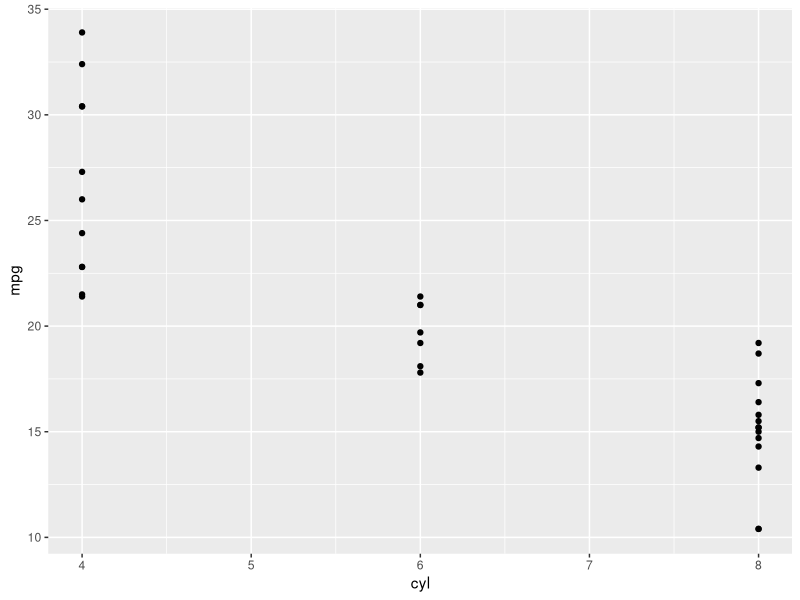
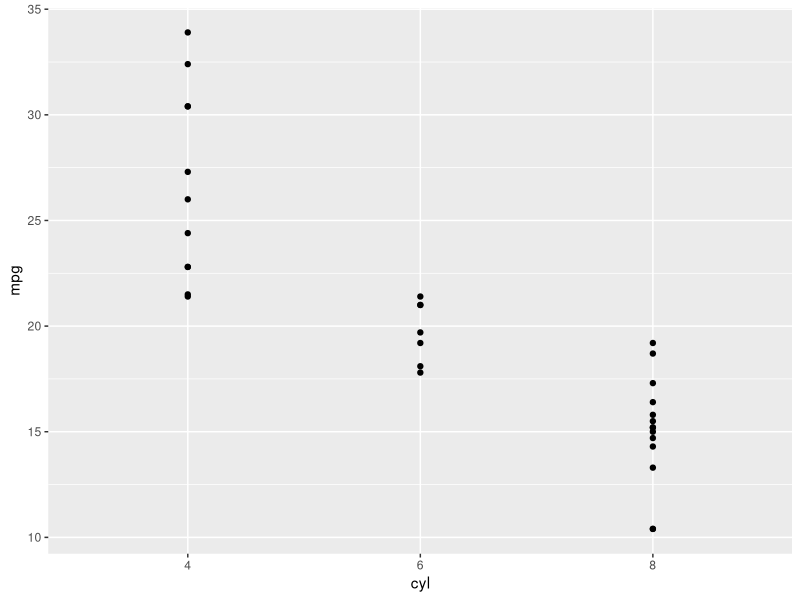
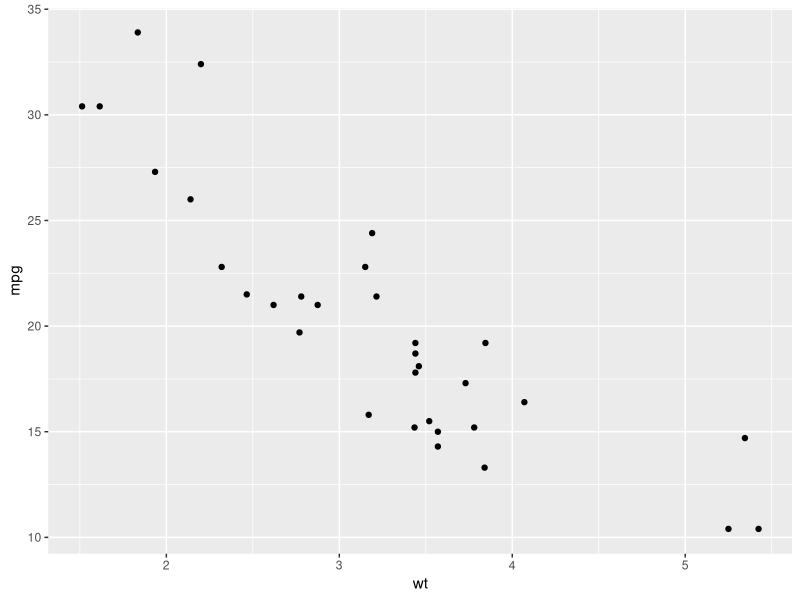
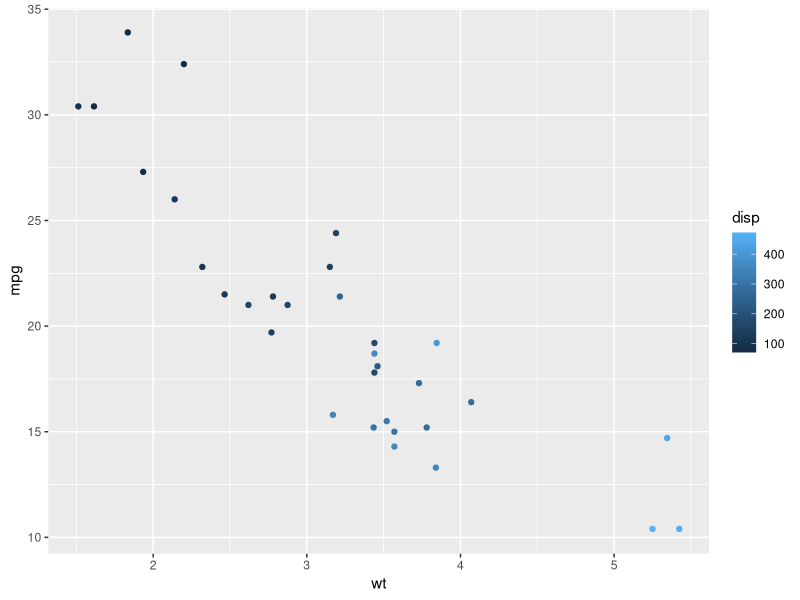
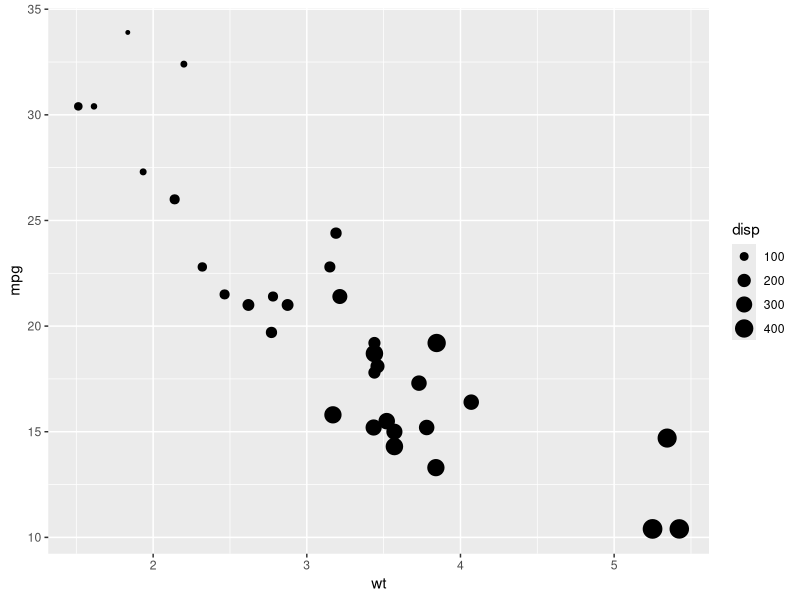
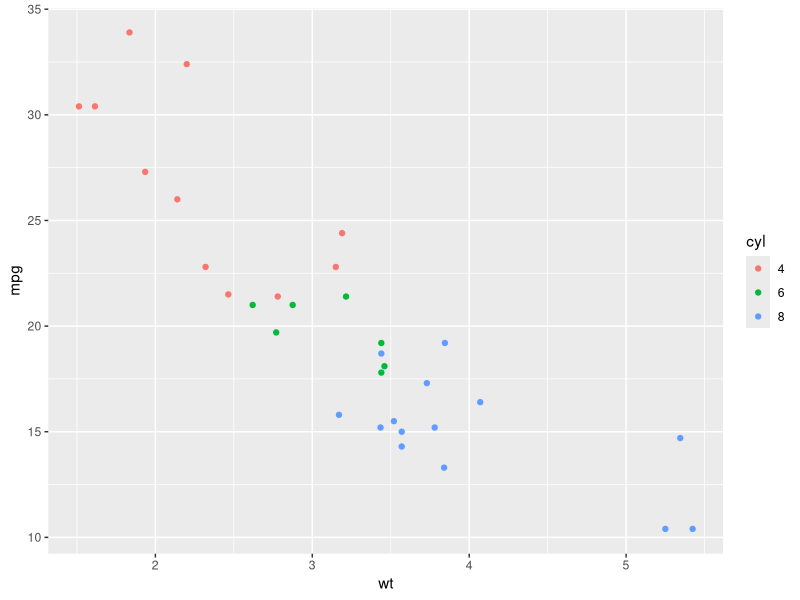
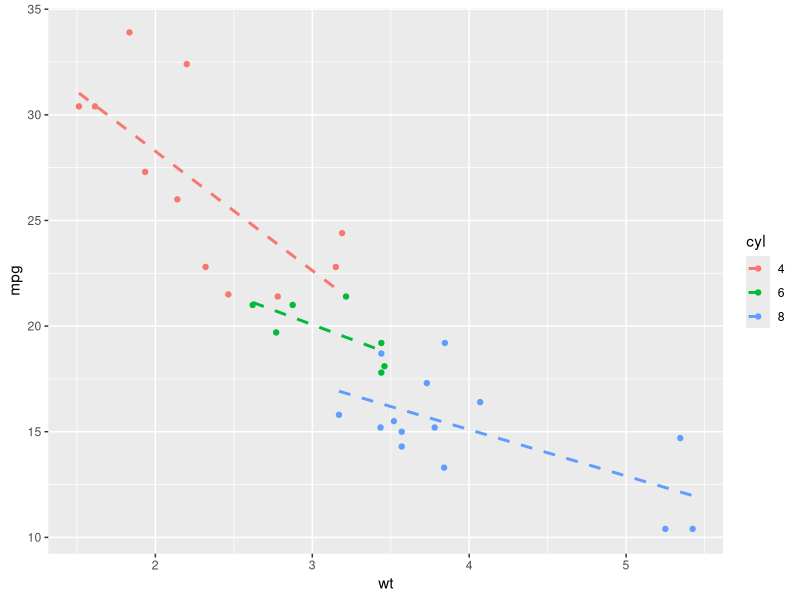
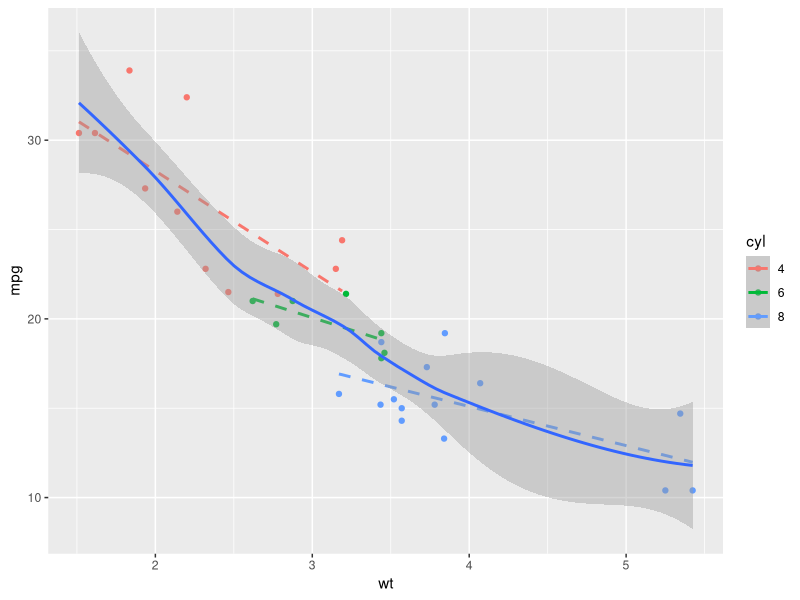

These figures' R source, in order: (Note: this script raises an error after producing the figures.)
library(ggplot2)
library(tidyr)


str(mtcars)
names(mtcars)
head(mtcars)
tail(mtcars)
dim(mtcars)

# plot 1
ggplot(mtcars, aes(x = cyl, y = mpg)) + geom_point()

# cyl is a factor
mtcars$cyl <- factor(mtcars$cyl)
str(mtcars)

ggplot(mtcars, aes(x = cyl, y = mpg)) + geom_point()

ggplot(mtcars, aes(x = wt, y = mpg)) +
    geom_point()

# color dependent on disp
ggplot(mtcars, aes(x = wt, y = mpg, col = disp)) + geom_point()

# size dependent on disp
ggplot(mtcars, aes(x = wt, y = mpg, size = disp)) + geom_point()


ggplot(mtcars, aes(x = wt, y = mpg, col = cyl)) + geom_point()
ggplot(mtcars, aes(x = wt, y = mpg, col = cyl)) +
    geom_point() + # Copy from Plot 1
    geom_smooth(method="lm", se=FALSE, linetype=2) # add a linear model for each cyl
ggplot(mtcars, aes(x = wt, y = mpg, col = cyl)) +
    geom_point() + # Copy from Plot 1
    geom_smooth(method="lm", se=FALSE, linetype=2) +
    geom_smooth(aes(group=1)) # add a linear model for group

ggplot(mtcars, aes(x=wt, y=mpg, size=cyl)) + geom_point()
ggplot(mtcars, aes(x=wt, y=mpg, alpha=cyl)) + geom_point()
ggplot(mtcars, aes(x=wt, y=mpg, shape=cyl)) + geom_point()
ggplot(mtcars, aes(x=wt, y=mpg, label=cyl)) + geom_text()
ggplot(mtcars, aes(x = wt, y = mpg, fill = cyl)) + geom_point(alpha=.5)
ggplot(mtcars, aes(x = wt, y = mpg, fill = cyl)) + 
    geom_point(shape=24, color='yellow')
ggplot(mtcars, aes(x = wt, y = mpg, fill = cyl)) + 
    geom_text(label='x', size=10, color='red')
ggplot(mtcars, aes(x=mpg, y=qsec, col=factor(cyl))) + geom_point()
ggplot(mtcars, aes(x=mpg, y=qsec, col=factor(cyl), shape=factor(am))) + 
    geom_point()
ggplot(mtcars, aes(x=mpg, y=qsec, col=factor(cyl), 
                   shape=factor(am), size=(hp/wt))) + 
    geom_point()

cyl.am <- ggplot(mtcars, aes(x = factor(cyl), fill = factor(am)))
cyl.am + geom_bar() # default position="stack"
cyl.am + geom_bar(position = 'fill') # change position="fill"
cyl.am + geom_bar(position = 'dodge') # change position="dodge"
# Clean up the axes with scale_ functions
val = c("#E41A1C", "#377EB8")
lab = c("Manual", "Automatic")
cyl.am +
    geom_bar(position = "dodge") +
    scale_x_discrete('Cylinders') + 
    scale_y_continuous('Number') +
    scale_fill_manual('Transmission', values = val, labels = lab)

# setting a dummy aesthetic
mtcars$group <- rep(0, dim(mtcars)[1])
ggplot(mtcars, aes(x=mpg, y=group)) + geom_jitter()
ggplot(mtcars, aes(x=mpg, y=group)) +
    geom_jitter() +
    scale_x_continuous('MPG') +
    scale_y_continuous(limits=c(-2, 2))


# diamonds
diamonds

names(diamonds)
str(diamonds)
head(diamonds)
tail(diamonds)
dim(diamonds)

# scatter plot
ggplot(diamonds, aes(x = carat, y = price)) + geom_point()

# scatter plot with a smoothing line
ggplot(diamonds, aes(x = carat, y = price)) + geom_point() + geom_smooth()

# smoothing line only
ggplot(diamonds, aes(x = carat, y = price)) + geom_smooth()

# color smoothing line by clarity
ggplot(diamonds, aes(x = carat, y = price, color=clarity)) + geom_smooth()

# color by clarity and set alpha on scatter plot
ggplot(diamonds, aes(x = carat, y = price, color=clarity)) + geom_point(alpha=0.4)

# understanding the grammar - building plot in layers
dia_plot <- ggplot(diamonds, aes(x=carat, y=price))
dia_plot + geom_point()
dia_plot + geom_point(aes(color=clarity))
dia_plot <- dia_plot + geom_point(alpha=0.2)
# no error shading
dia_plot + geom_smooth(se=FALSE)
dia_plot + geom_smooth(se=FALSE, aes(col=clarity))


# Iris

# str(iris.tidy)
# 'data.frame':	600 obs. of  4 variables:
#     $ Species: Factor w/ 3 levels "setosa","versicolor",..: 1 1 1 1 1 1 1 1 1 1 ...
# $ Part   : chr  "Sepal" "Sepal" "Sepal" "Sepal" ...
# $ Measure: chr  "Length" "Length" "Length" "Length" ...
# $ Value  : num  5.1 4.9 4.7 4.6 5 5.4 4.6 5 4.4 4.9 ...
# 
# 
# > iris %>% gather(key, Value, -Species)
# Species          key Value
# 1       setosa Sepal.Length   5.1
# 2       setosa Sepal.Length   4.9
# 3       setosa Sepal.Length   4.7
# 
# > g %>% separate(key, c("Part", "Measure"), "\\.")
# Species  Part Measure Value
# 1       setosa Sepal  Length   5.1
# 2       setosa Sepal  Length   4.9
# 3       setosa Sepal  Length   4.7
# 4       setosa Sepal  Length   4.6

iris.tidy <- iris %>%
    gather(key, Value, -Species) %>%
    separate(key, c("Part", "Measure"), "\\.")

# > head(iris.tidy)
# Species  Part Measure Value
# 1  setosa Sepal  Length   5.1
# 2  setosa Sepal  Length   4.9
# 3  setosa Sepal  Length   4.7
# 4  setosa Sepal  Length   4.6
# 5  setosa Sepal  Length   5.0
# 6  setosa Sepal  Length   5.4

ggplot(iris.tidy, aes(x = Species, y = Value, col = Part)) +
    geom_jitter() +
    facet_grid(. ~ Measure)



# > head(iris.wide)
# Species  Part Length Width
# 1  setosa Petal    1.4   0.2
# 2  setosa Petal    1.4   0.2
# 3  setosa Petal    1.3   0.2

iris$Flower <- 1:nrow(iris)
iris.wide <- iris %>%
    gather(key, value, -Flower, -Species) %>%
    separate(key, c("Part", "Measure"), "\\.") %>%
    spread(Measure, value)

ggplot(iris.wide, aes(x = Length, y = Width, col = Part)) +
    geom_jitter() +
    facet_grid(. ~ Species)


# overplotting

# [1] point shape and transparency
ggplot(mtcars, aes(x=wt, y=mpg, col=cyl)) + geom_point(size=4)
# Hollow circles - an improvement
ggplot(mtcars, aes(x=wt, y=mpg, col=cyl)) + geom_point(size=4, shape=1)
# Add transparency - very nice
ggplot(mtcars, aes(x=wt, y=mpg, col=cyl)) + geom_point(size=4, alpha=.6)

# [2] alpha with large datasets
# Scatter plot: carat (x), price (y), clarity (col)
ggplot(diamonds, aes(x=carat, y=price, col=clarity)) + geom_point()
# Adjust for overplotting
ggplot(diamonds, aes(x=carat, y=price, col=clarity)) + geom_point(alpha=.5)
# Scatter plot: clarity (x), carat (y), price (col)
ggplot(diamonds, aes(x=clarity, y=carat, col=price)) + geom_point(alpha=.5)
# Dot plot with jittering - avoid lineing up data on single axis
ggplot(diamonds, aes(x=clarity, y=carat, col=price)) + 
    geom_point(alpha=.5, position="jitter")


# scatter plots and jittering
ggplot(mtcars, aes(x=cyl, y=wt)) + geom_point()
# Use geom_jitter() instead of geom_point()
ggplot(mtcars, aes(x=cyl, y=wt)) + geom_jitter()
# Define the position object using position_jitter(): posn.j
posn.j <- position_jitter(width=.1)
# Use posn.j in geom_point()
ggplot(mtcars, aes(x=cyl, y=wt)) + geom_point(position=posn.j)

# overlapping bar plots
# Draw a bar plot of cyl, filled according to am
ggplot(mtcars, aes(x=cyl, fill=am)) + geom_bar()
# Change the position argument to "dodge"
ggplot(mtcars, aes(x=cyl, fill=am)) + geom_bar(position="dodge")
# Define posn_d with position_dodge()
posn_d = position_dodge(width=0.2)
# Change the position argument to posn_d
ggplot(mtcars, aes(x=cyl, fill=am)) + geom_bar(position=posn_d)
# Use posn_d as position and adjust alpha to 0.6
ggplot(mtcars, aes(x=cyl, fill=am)) + geom_bar(position=posn_d, alpha=.6)

# overlapping histograms
ggplot(mtcars, aes(mpg, col=cyl, fill=cyl)) + geom_histogram(binwidth = 1)
# Change position to identity 
ggplot(mtcars, aes(mpg, fill=cyl)) + 
    geom_histogram(binwidth = 1, position="identity")
# Change geom to freqpoly (position is identity by default) 
ggplot(mtcars, aes(mpg, col=cyl)) + 
    geom_freqpoly(binwidth = 1, position="identity")

# color ramp
# ggplot(Vocab, aes(x = education, fill = vocabulary)) +
#     geom_bar(position = "fill") +
#     scale_fill_brewer()
# # Definition of a set of blue colors
# blues <- brewer.pal(9, "Blues")
# # Make a color range using colorRampPalette() and the set of blues
# blue_range <- colorRampPalette(blues)
# # Use blue_range to adjust the color of the bars, use scale_fill_manual()
# ggplot(Vocab, aes(x = education, fill = vocabulary)) +
#     geom_bar(position = "fill") +
#     scale_fill_manual(values=blue_range(11))

# line plots
# Print out head of economics
head(economics)
# Plot unemploy as a function of date using a line plot
ggplot(economics, aes(x = date, y = unemploy)) + geom_line()
# Adjust plot to represent the fraction of total population that is unemployed
ggplot(economics, aes(x = date, y = (unemploy/pop))) + geom_line()
# recession periods
# > head(recess)
# begin        end
# 1 1969-12-01 1970-11-01
# 2 1973-11-01 1975-03-01
# 3 1980-01-01 1980-07-01
# 4 1981-07-01 1982-11-01
# 5 1990-07-01 1991-03-01
# 6 2001-03-01 2001-11-01
# > dim(recess)
# [1] 6 2
# Expand the following command with geom_rect() to draw the recess periods
ggplot(economics, aes(x = date, y = unemploy/pop)) + 
    geom_line() + 
    geom_rect(data=recess, inherit.aes=FALSE, 
              aes(xmin=begin, xmax=end, ymin=-Inf, ymax=Inf), 
              fill="red", alpha=0.2)

# multiple time series
# > fish.tidy <- gather(fish.species, Species, Capture, -Year)
# > head(fish.species)
# Year   Pink   Chum Sockeye  Coho Rainbow Chinook Atlantic
# 1 1950 100600 139300   64100 30500       0   23200    10800
# 2 1951 259000 155900   51200 40900     100   25500     9701
# 3 1952 132600 113800   58200 33600     100   24900     9800
# 4 1953 235900  99800   66100 32400     100   25300     8800
# 5 1954 123400 148700   83800 38300     100   24500     9600
# 6 1955 244400 143700   72000 45100     100   27700     7800
# > head(fish.tidy)
# Year Species Capture
# 1 1950    Pink  100600
# 2 1951    Pink  259000
# 3 1952    Pink  132600
# 4 1953    Pink  235900
# 5 1954    Pink  123400
# 6 1955    Pink  244400
# ggplot(fish.tidy, aes(x = Year, y = Capture, col=Species)) + geom_line()


# qplot
# The old way (shown)
plot(mpg ~ wt, data = mtcars)
# Using ggplot:
ggplot(mtcars, aes(x=wt, y=mpg)) + geom_point()
# Using qplot:
qplot(wt, mpg, data=mtcars)

# qplot() with x only
qplot(factor(cyl), data=mtcars)
# qplot() with x and y
qplot(factor(cyl), factor(vs), data=mtcars)
# qplot() with geom set to jitter manually
qplot(factor(cyl), factor(vs), data=mtcars, geom="jitter")

ggplot(mtcars, aes(cyl, wt, fill = factor(am))) + geom_dotplot(binaxis='y', stackdir='center')
# qplot with geom "dotplot", binaxis = "y" and stackdir = "center"
qplot(cyl, wt, data=mtcars, fill=factor(am), geom='dotplot', binaxis='y', stackdir='center')


# > head(ChickWeight)
# weight Time Chick Diet
# 1     42    0     1    1
# 2     51    2     1    1
# 3     59    4     1    1
# 4     64    6     1    1
# 5     76    8     1    1
# 6     93   10     1    1
# 
# # Check out the head of ChickWeight
# head(ChickWeight)
# # Use ggplot() for the second instruction
# ggplot(ChickWeight, aes(x=Time, y=weight)) + geom_line(aes(group=Chick))
# # Use ggplot() for the third instruction
# ggplot(ChickWeight, aes(x=Time, y=weight, col=Diet)) + geom_line(aes(group=Chick))
# # Use ggplot() for the last instruction
# ggplot(ChickWeight, aes(x=Time, y=weight, col=Diet)) + 
#     geom_line(aes(group=Chick), alpha=.3) + 
#     geom_smooth(lwd=2, se=FALSE)

# Check out the structure of titanic
# > str(titanic)
# 'data.frame':	714 obs. of  4 variables:
#     $ Survived: int  0 1 1 1 0 0 0 1 1 1 ...
# $ Pclass  : int  3 1 3 1 3 1 3 3 2 3 ...
# $ Sex     : chr  "male" "female" "female" "female" ...
# $ Age     : num  22 38 26 35 35 54 2 27 14 4 ...
# > head(titanic)
# Survived Pclass    Sex Age
# 1        0      3   male  22
# 2        1      1 female  38
# 3        1      3 female  26
# 4        1      1 female  35
# 5        0      3   male  35
# 6        0      1   male  54
# Use ggplot() for the first instruction
ggplot(titanic, aes(x=factor(Pclass), fill=factor(Sex))) + 
    geom_bar(position="dodge")
# Use ggplot() for the second instruction
ggplot(titanic, aes(x=factor(Pclass), fill=factor(Sex))) + 
    geom_bar(position="dodge") + 
    facet_grid(". ~ Survived")
# Position jitter (use below)
posn.j <- position_jitter(0.5, 0)
# Use ggplot() for the last instruction
ggplot(titanic, aes(x=factor(Pclass), y=Age, col=factor(Sex))) + 
    geom_jitter(position=posn.j, size=3, alpha=.5) + 
    facet_grid(". ~ Survived")

titanic <- read.csv('../ex_2_data_wrangling/titanic_clean.csv')
names(titanic)
head(titanic)
ggplot(titanic, aes(x=factor(pclass), fill=factor(sex))) + 
    geom_bar(position="dodge")
ggplot(titanic, aes(x=factor(pclass), fill=factor(sex))) + 
    geom_bar(position="dodge") + 
    facet_grid(". ~ survived")
posn.j <- position_jitter(0.5, 0)
ggplot(titanic, aes(x=factor(pclass), y=age, col=factor(sex))) + 
    geom_jitter(position=posn.j, size=3, alpha=.5) + 
    facet_grid(". ~ survived")
